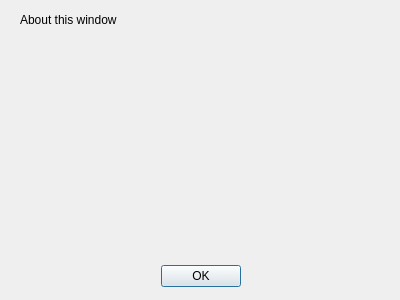
<?xml version="1.0" encoding="UTF-8"?>
<ui version="4.0">
 <class>HelpDialog</class>
 <widget class="QDialog" name="HelpDialog">
  <property name="geometry">
   <rect>
    <x>0</x>
    <y>0</y>
    <width>400</width>
    <height>300</height>
   </rect>
  </property>
  <property name="windowTitle">
   <string>Dialog</string>
  </property>
  <widget class="QDialogButtonBox" name="buttonBox">
   <property name="geometry">
    <rect>
     <x>30</x>
     <y>260</y>
     <width>341</width>
     <height>32</height>
    </rect>
   </property>
   <property name="orientation">
    <enum>Qt::Horizontal</enum>
   </property>
   <property name="standardButtons">
    <set>QDialogButtonBox::Ok</set>
   </property>
   <property name="centerButtons">
    <bool>true</bool>
   </property>
  </widget>
  <widget class="QLabel" name="helpTxtLbl">
   <property name="geometry">
    <rect>
     <x>14</x>
     <y>45</y>
     <width>371</width>
     <height>191</height>
    </rect>
   </property>
   <property name="text">
    <string> </string>
   </property>
  </widget>
  <widget class="QLabel" name="label_2">
   <property name="geometry">
    <rect>
     <x>20</x>
     <y>10</y>
     <width>131</width>
     <height>20</height>
    </rect>
   </property>
   <property name="text">
    <string>About this window</string>
   </property>
  </widget>
 </widget>
 <resources/>
 <connections>
  <connection>
   <sender>buttonBox</sender>
   <signal>accepted()</signal>
   <receiver>HelpDialog</receiver>
   <slot>accept()</slot>
   <hints>
    <hint type="sourcelabel">
     <x>248</x>
     <y>254</y>
    </hint>
    <hint type="destinationlabel">
     <x>157</x>
     <y>274</y>
    </hint>
   </hints>
  </connection>
  <connection>
   <sender>buttonBox</sender>
   <signal>rejected()</signal>
   <receiver>HelpDialog</receiver>
   <slot>reject()</slot>
   <hints>
    <hint type="sourcelabel">
     <x>316</x>
     <y>260</y>
    </hint>
    <hint type="destinationlabel">
     <x>286</x>
     <y>274</y>
    </hint>
   </hints>
  </connection>
 </connections>
</ui>
